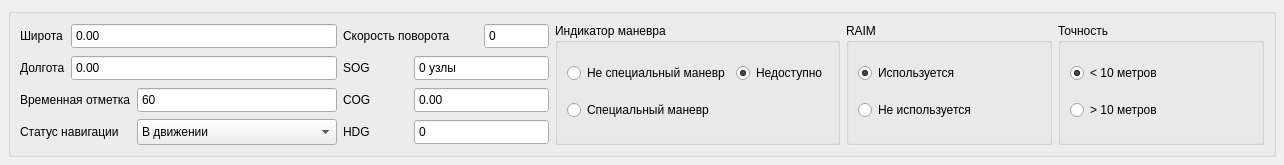
<?xml version="1.0" encoding="UTF-8"?>
<ui version="4.0">
 <class>Type123Simulator</class>
 <widget class="QWidget" name="Type123Simulator">
  <property name="geometry">
   <rect>
    <x>0</x>
    <y>0</y>
    <width>1284</width>
    <height>165</height>
   </rect>
  </property>
  <property name="windowTitle">
   <string>Type123Simulator</string>
  </property>
  <layout class="QGridLayout" name="gridLayout_6">
   <property name="leftMargin">
    <number>8</number>
   </property>
   <property name="topMargin">
    <number>8</number>
   </property>
   <property name="rightMargin">
    <number>8</number>
   </property>
   <property name="bottomMargin">
    <number>8</number>
   </property>
   <item row="0" column="0">
    <widget class="QGroupBox" name="groupBox_2">
     <property name="title">
      <string/>
     </property>
     <layout class="QGridLayout" name="gridLayout_7" columnstretch="2,1,1,1,1">
      <item row="0" column="0">
       <layout class="QGridLayout" name="gridLayout">
        <item row="0" column="0">
         <widget class="QLabel" name="label_3">
          <property name="sizePolicy">
           <sizepolicy hsizetype="Maximum" vsizetype="Preferred">
            <horstretch>0</horstretch>
            <verstretch>0</verstretch>
           </sizepolicy>
          </property>
          <property name="text">
           <string>Широта</string>
          </property>
         </widget>
        </item>
        <item row="0" column="1">
         <widget class="LatitudeEdit" name="doubleSpinBox_Lat">
          <property name="sizePolicy">
           <sizepolicy hsizetype="Preferred" vsizetype="Preferred">
            <horstretch>0</horstretch>
            <verstretch>0</verstretch>
           </sizepolicy>
          </property>
          <property name="buttonSymbols">
           <enum>QAbstractSpinBox::NoButtons</enum>
          </property>
          <property name="maximum">
           <double>359.990000000000009</double>
          </property>
         </widget>
        </item>
        <item row="1" column="0">
         <widget class="QLabel" name="label_4">
          <property name="sizePolicy">
           <sizepolicy hsizetype="Maximum" vsizetype="Preferred">
            <horstretch>0</horstretch>
            <verstretch>0</verstretch>
           </sizepolicy>
          </property>
          <property name="text">
           <string>Долгота</string>
          </property>
         </widget>
        </item>
        <item row="1" column="1">
         <widget class="LongitudeEdit" name="doubleSpinBox_Lon">
          <property name="sizePolicy">
           <sizepolicy hsizetype="Preferred" vsizetype="Preferred">
            <horstretch>0</horstretch>
            <verstretch>0</verstretch>
           </sizepolicy>
          </property>
          <property name="buttonSymbols">
           <enum>QAbstractSpinBox::NoButtons</enum>
          </property>
          <property name="maximum">
           <double>359.990000000000009</double>
          </property>
         </widget>
        </item>
       </layout>
      </item>
      <item row="0" column="1" rowspan="2">
       <layout class="QGridLayout" name="gridLayout_5">
        <item row="0" column="0" colspan="2">
         <widget class="QLabel" name="label">
          <property name="text">
           <string>Скорость поворота</string>
          </property>
         </widget>
        </item>
        <item row="0" column="2">
         <widget class="QSpinBox" name="spinBox_ROT">
          <property name="sizePolicy">
           <sizepolicy hsizetype="Preferred" vsizetype="Preferred">
            <horstretch>0</horstretch>
            <verstretch>0</verstretch>
           </sizepolicy>
          </property>
          <property name="buttonSymbols">
           <enum>QAbstractSpinBox::NoButtons</enum>
          </property>
          <property name="minimum">
           <number>-708</number>
          </property>
          <property name="maximum">
           <number>708</number>
          </property>
         </widget>
        </item>
        <item row="1" column="0">
         <widget class="QLabel" name="label_2">
          <property name="toolTip">
           <string>Скорость относительно земли</string>
          </property>
          <property name="text">
           <string>SOG</string>
          </property>
         </widget>
        </item>
        <item row="2" column="0">
         <widget class="QLabel" name="label_5">
          <property name="text">
           <string>COG</string>
          </property>
         </widget>
        </item>
        <item row="3" column="0">
         <widget class="QLabel" name="label_6">
          <property name="text">
           <string>HDG</string>
          </property>
         </widget>
        </item>
        <item row="1" column="1" colspan="2">
         <widget class="QSpinBox" name="spinBox_SOG">
          <property name="sizePolicy">
           <sizepolicy hsizetype="Preferred" vsizetype="Preferred">
            <horstretch>0</horstretch>
            <verstretch>0</verstretch>
           </sizepolicy>
          </property>
          <property name="buttonSymbols">
           <enum>QAbstractSpinBox::NoButtons</enum>
          </property>
          <property name="showGroupSeparator" stdset="0">
           <bool>false</bool>
          </property>
          <property name="suffix">
           <string> узлы</string>
          </property>
          <property name="maximum">
           <number>102</number>
          </property>
         </widget>
        </item>
        <item row="2" column="1" colspan="2">
         <widget class="QDoubleSpinBox" name="doubleSpinBox_COG">
          <property name="sizePolicy">
           <sizepolicy hsizetype="Preferred" vsizetype="Preferred">
            <horstretch>0</horstretch>
            <verstretch>0</verstretch>
           </sizepolicy>
          </property>
          <property name="wrapping">
           <bool>true</bool>
          </property>
          <property name="buttonSymbols">
           <enum>QAbstractSpinBox::NoButtons</enum>
          </property>
          <property name="maximum">
           <double>359.000000000000000</double>
          </property>
         </widget>
        </item>
        <item row="3" column="1" colspan="2">
         <widget class="QSpinBox" name="spinBox_HDG">
          <property name="sizePolicy">
           <sizepolicy hsizetype="Preferred" vsizetype="Preferred">
            <horstretch>0</horstretch>
            <verstretch>0</verstretch>
           </sizepolicy>
          </property>
          <property name="wrapping">
           <bool>true</bool>
          </property>
          <property name="buttonSymbols">
           <enum>QAbstractSpinBox::NoButtons</enum>
          </property>
          <property name="maximum">
           <number>359</number>
          </property>
         </widget>
        </item>
       </layout>
      </item>
      <item row="0" column="2" rowspan="2">
       <widget class="QGroupBox" name="groupBox_4">
        <property name="title">
         <string>Индикатор маневра</string>
        </property>
        <layout class="QGridLayout" name="gridLayout_3">
         <item row="3" column="0">
          <widget class="QRadioButton" name="radioButton_ManSpecial">
           <property name="text">
            <string>Специальный маневр</string>
           </property>
          </widget>
         </item>
         <item row="2" column="0">
          <widget class="QRadioButton" name="radioButton_ManNoSpecial">
           <property name="text">
            <string>Не специальный маневр</string>
           </property>
          </widget>
         </item>
         <item row="2" column="1">
          <widget class="QRadioButton" name="radioButton_ManNo">
           <property name="text">
            <string>Недоступно</string>
           </property>
           <property name="checked">
            <bool>true</bool>
           </property>
          </widget>
         </item>
        </layout>
       </widget>
      </item>
      <item row="0" column="3" rowspan="2">
       <widget class="QGroupBox" name="groupBox_5">
        <property name="title">
         <string>RAIM</string>
        </property>
        <layout class="QGridLayout" name="gridLayout_4">
         <item row="0" column="0">
          <widget class="QRadioButton" name="radioButton_RAIM_Used">
           <property name="text">
            <string>Используется</string>
           </property>
           <property name="checked">
            <bool>true</bool>
           </property>
          </widget>
         </item>
         <item row="1" column="0">
          <widget class="QRadioButton" name="radioButton_RAIM_NotUsed">
           <property name="text">
            <string>Не используется</string>
           </property>
          </widget>
         </item>
        </layout>
       </widget>
      </item>
      <item row="0" column="4" rowspan="2">
       <widget class="QGroupBox" name="groupBox_3">
        <property name="title">
         <string>Точность</string>
        </property>
        <layout class="QGridLayout" name="gridLayout_2">
         <item row="1" column="0">
          <widget class="QRadioButton" name="radioButton_Accuracy1">
           <property name="text">
            <string>&gt; 10 метров</string>
           </property>
          </widget>
         </item>
         <item row="0" column="0">
          <widget class="QRadioButton" name="radioButton_Accuracy0">
           <property name="text">
            <string>&lt; 10 метров</string>
           </property>
           <property name="checked">
            <bool>true</bool>
           </property>
          </widget>
         </item>
        </layout>
       </widget>
      </item>
      <item row="1" column="0">
       <layout class="QGridLayout" name="gridLayout_8">
        <item row="0" column="0">
         <widget class="QLabel" name="label_7">
          <property name="sizePolicy">
           <sizepolicy hsizetype="Maximum" vsizetype="Preferred">
            <horstretch>0</horstretch>
            <verstretch>0</verstretch>
           </sizepolicy>
          </property>
          <property name="text">
           <string>Временная отметка</string>
          </property>
         </widget>
        </item>
        <item row="0" column="1">
         <widget class="QSpinBox" name="spinBox_timeStamp">
          <property name="sizePolicy">
           <sizepolicy hsizetype="Preferred" vsizetype="Preferred">
            <horstretch>0</horstretch>
            <verstretch>0</verstretch>
           </sizepolicy>
          </property>
          <property name="buttonSymbols">
           <enum>QAbstractSpinBox::NoButtons</enum>
          </property>
          <property name="minimum">
           <number>60</number>
          </property>
          <property name="maximum">
           <number>63</number>
          </property>
         </widget>
        </item>
        <item row="1" column="0">
         <widget class="QLabel" name="label_8">
          <property name="text">
           <string>Статус навигации</string>
          </property>
         </widget>
        </item>
        <item row="1" column="1">
         <widget class="QComboBox" name="comboBox_NavState">
          <property name="sizePolicy">
           <sizepolicy hsizetype="Preferred" vsizetype="Preferred">
            <horstretch>0</horstretch>
            <verstretch>0</verstretch>
           </sizepolicy>
          </property>
          <property name="minimumSize">
           <size>
            <width>0</width>
            <height>0</height>
           </size>
          </property>
          <property name="maximumSize">
           <size>
            <width>200</width>
            <height>16777215</height>
           </size>
          </property>
          <property name="currentIndex">
           <number>0</number>
          </property>
          <property name="sizeAdjustPolicy">
           <enum>QComboBox::AdjustToContents</enum>
          </property>
          <property name="minimumContentsLength">
           <number>0</number>
          </property>
          <property name="frame">
           <bool>true</bool>
          </property>
          <item>
           <property name="text">
            <string>В движении</string>
           </property>
          </item>
          <item>
           <property name="text">
            <string>На якоре</string>
           </property>
          </item>
          <item>
           <property name="text">
            <string>Не управляется</string>
           </property>
          </item>
          <item>
           <property name="text">
            <string>Ограниченная возможность маневрирования</string>
           </property>
          </item>
          <item>
           <property name="text">
            <string>Ограничена осадкой</string>
           </property>
          </item>
          <item>
           <property name="text">
            <string>Пришвартован</string>
           </property>
          </item>
          <item>
           <property name="text">
            <string>На мели</string>
           </property>
          </item>
          <item>
           <property name="text">
            <string>Занимается рыбной ловлей</string>
           </property>
          </item>
          <item>
           <property name="text">
            <string>Идет под парусом</string>
           </property>
          </item>
          <item>
           <property name="text">
            <string>Зарезервировано</string>
           </property>
          </item>
          <item>
           <property name="text">
            <string>Зарезервировано</string>
           </property>
          </item>
          <item>
           <property name="text">
            <string>Самоходное судно, буксирующее другое </string>
           </property>
          </item>
          <item>
           <property name="text">
            <string>Самоходное судно, толкающее другое</string>
           </property>
          </item>
          <item>
           <property name="text">
            <string>Зарезервировано </string>
           </property>
          </item>
          <item>
           <property name="text">
            <string>AIS-SART активен</string>
           </property>
          </item>
          <item>
           <property name="text">
            <string>Не определено</string>
           </property>
          </item>
         </widget>
        </item>
       </layout>
      </item>
     </layout>
    </widget>
   </item>
  </layout>
 </widget>
 <customwidgets>
  <customwidget>
   <class>LatitudeEdit</class>
   <extends>QDoubleSpinBox</extends>
   <header>CoordinateEdit.h</header>
  </customwidget>
  <customwidget>
   <class>LongitudeEdit</class>
   <extends>QDoubleSpinBox</extends>
   <header>CoordinateEdit.h</header>
  </customwidget>
 </customwidgets>
 <resources/>
 <connections/>
</ui>
